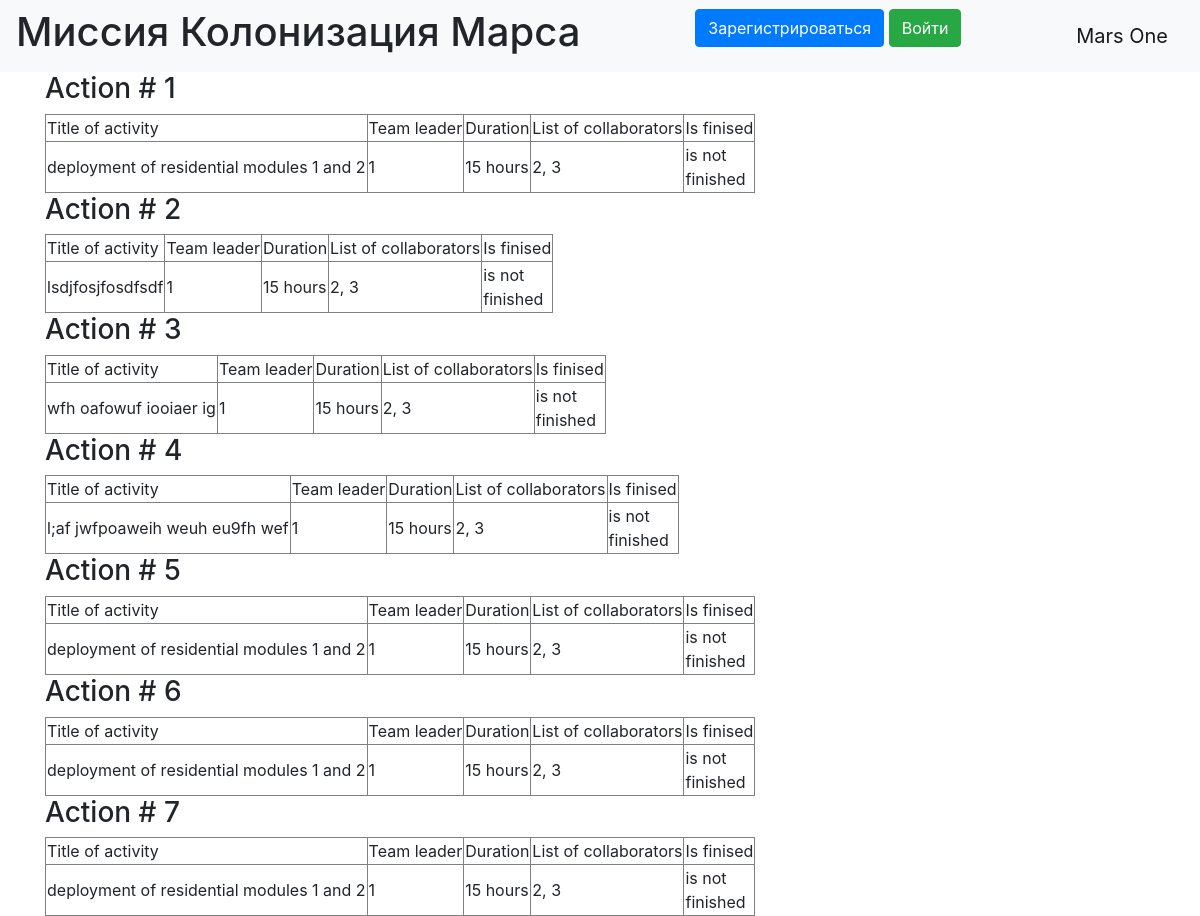
Before: / with the older database file.
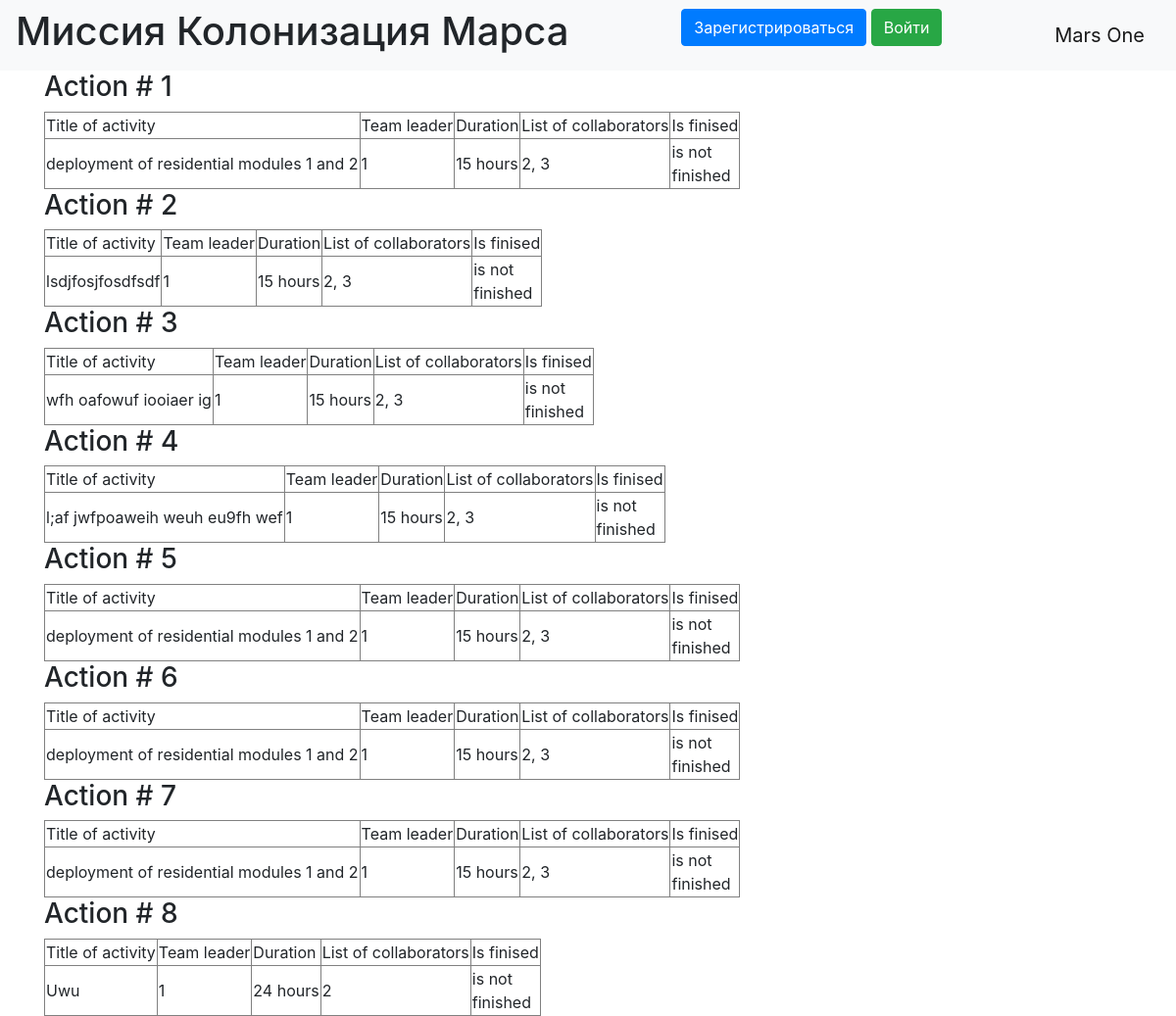
After: the same page with the newer database file.
### data/jobs.py (models this page shows)
class Jobs(SqlAlchemyBase):
    __tablename__ = 'jobs'
    id = sqlalchemy.Column(sqlalchemy.Integer,
                           primary_key=True, autoincrement=True)
    team_leader = sqlalchemy.Column(sqlalchemy.Integer,
                                    sqlalchemy.ForeignKey("users.id"))
    job = sqlalchemy.Column(sqlalchemy.String, nullable=True)
    work_size = sqlalchemy.Column(sqlalchemy.Integer,
                                  default=0)
    collaborators = sqlalchemy.Column(sqlalchemy.String, nullable=True)
    start_date = sqlalchemy.Column(sqlalchemy.Date)
    end_date = sqlalchemy.Column(sqlalchemy.Date)
    is_finished = sqlalchemy.Column(sqlalchemy.Boolean, default=True)

### main.py (the view)
@app.route('/')
def index():
    db_session.global_init('db/mars_explorer.db')
    db_sess = db_session.create_session()
    return render_template('index.html', jobs=db_sess.query(Jobs).all(), i=0)

### data/db_session.py (called while the page is built, shortened)
def global_init(db_file):
    global __factory
    if __factory:
        return

def create_session() -> Session:
    global __factory
    return __factory()

### templates/index.html
{% extends "base.html" %}
{% block content %}
    {% for job in jobs: %}
        <h3>Action # {{job.id}}</h3>
        <table border="1">
            <tr>
                <td>Title of activity</td>
                <td>Team leader</td>
                <td>Duration</td>
                <td>List of collaborators</td>
                <td>Is finised</td>
            </tr>
            <tr>
                <td>{{ job.job }}</td>
                <td>{{ job.team_leader }}</td>
                <td>{{ job.work_size }} hours</td>
                <td>{{ job.collaborators }}</td>
                {% if job.is_finished %}
                    <td>is finished</td>
                {% else %}
                    <td> is not <br> finished</td>
                {% endif %}
            </tr>
        </table>
    {% endfor %}
{% endblock %}

### templates/base.html (shortened to what this page needs)
<!doctype html>
<html lang="en">
<head>
    <link rel="stylesheet"
          href="https://stackpath.bootstrapcdn.com/bootstrap/4.4.1/css/bootstrap.min.css"
>
</head>
<body>
<header>
    <nav class="navbar navbar-light bg-light">
        <h1>Миссия Колонизация Марса</h1>
        {% if current_user.is_authenticated %}
            <a class="navbar-brand" href="/logout">{{ current_user.name }}</a>
        {% else %}
            <p>
                <a class="btn btn-primary " href="/register">Зарегистрироваться</a>
                <a class="btn btn-success" href="/login">Войти</a>
            </p>
        {% endif %}
        <a class="navbar-brand" href="#">Mars One</a>
    </nav>
</header>
<main role="main" class="container">
    {% block content %}{% endblock %}
</main>
</body>
</html>

Changed rows visible on the page:
added Jobs: id "8", job "Uwu", team_leader "1", work_size "24", collaborators "2", is_finished "is not"
